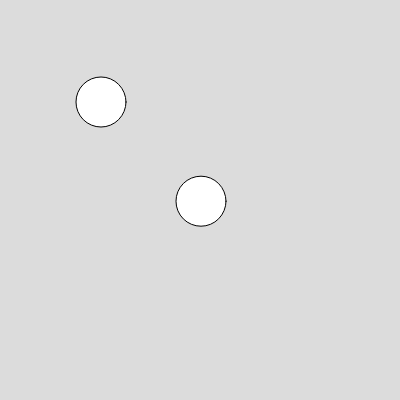
Frame 1 (no input)
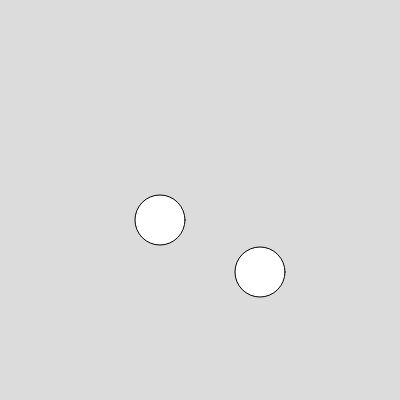
Frame 60 (no input)
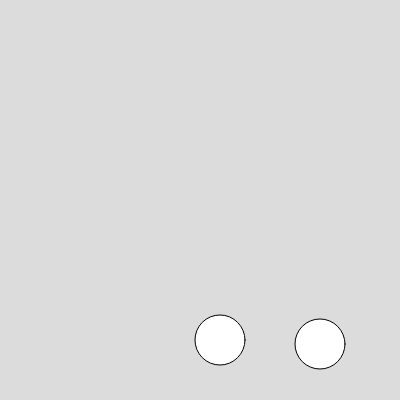
Frame 120 (the mouse pressed at the canvas centre since frame 60)

The p5.js sketch that drew these frames (run headless with seeded random() and noise() and a simulated clock; from frame 60 on, the mouse is pressed at the canvas centre):

// p5.js sketch
// ── sketch.js
let x1speed = 1;
let y1speed = 1.2;

let x2speed = 1;
let y2speed = 2;

function setup() {
  createCanvas(400, 400);
  
  x1 = width / 2;
  y1 = height / 2;

  x2 = width / 4;
  y2 = height / 4;
}

function draw() {
  background(220);

  x1 += x1speed;
  y1 += y1speed;

  x2 += x2speed;
  y2 += y2speed;
  
  if (x1 <= 0 || x1 >= width) {
    x1speed *= -1;
  }

  if (y1 <= 0 || y1 >= height) {
    y1speed *= -1;
  }

  if (x2 <= 0 || x2 >= width) {
    x2speed *= -1;
  }

  if (y2 <= 0 || y2 >= height) {
    y2speed *= -1;
  }

  ellipse(x1, y1, 50, 50);
  ellipse(x2, y2, 50, 50);
}
